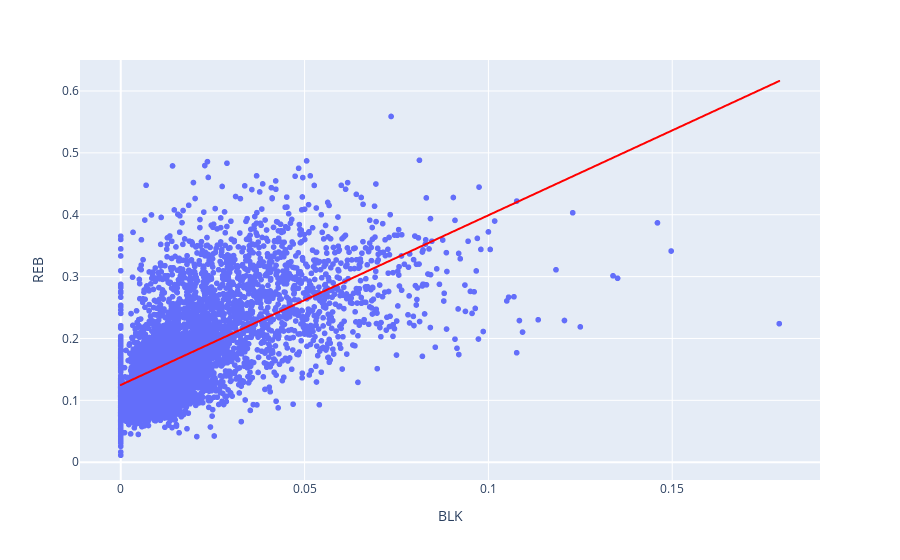

Write notebook code for a chart like this one.
### Code cell
fig = px.scatter(per_min_data, x=per_min_data['BLK'], y=per_min_data['REB'], trendline="ols",trendline_color_override="red")
fig.show()

### Figure 1 — Plotly figure (JSON) as saved in the notebook; plotly's stock layout.template omitted (floating-point values rounded to 4 significant figures; data arrays with more than 128 entries replaced by an {"elided": "..."} marker saying what was removed)
{"data": [{"hovertemplate": "BLK=%{x}<br>REB=%{y}<extra></extra>", "legendgroup": "", "marker": {"color": "#636efa", "symbol": "circle"}, "mode": "markers", "name": "", "showlegend": false, "type": "scattergl", "x": {"elided": "4749 float values"}, "xaxis": "x", "y": {"elided": "4749 float values"}, "yaxis": "y"}, {"hovertemplate": "<b>OLS trendline</b><br>REB = 2.74348 * BLK + 0.124789<br>R<sup>2</sup>=0.393821<br><br>BLK=%{x}<br>REB=%{y} <b>(trend)</b><extra></extra>", "legendgroup": "", "line": {"color": "red"}, "marker": {"color": "#636efa", "symbol": "circle"}, "mode": "lines", "name": "", "showlegend": false, "type": "scattergl", "x": {"elided": "4749 float values"}, "xaxis": "x", "y": {"elided": "4749 float values"}, "yaxis": "y"}], "layout": {"legend": {"tracegroupgap": 0}, "margin": {"t": 60}, "xaxis": {"anchor": "y", "domain": [0, 1], "title": {"text": "BLK"}}, "yaxis": {"anchor": "x", "domain": [0, 1], "title": {"text": "REB"}}}}
